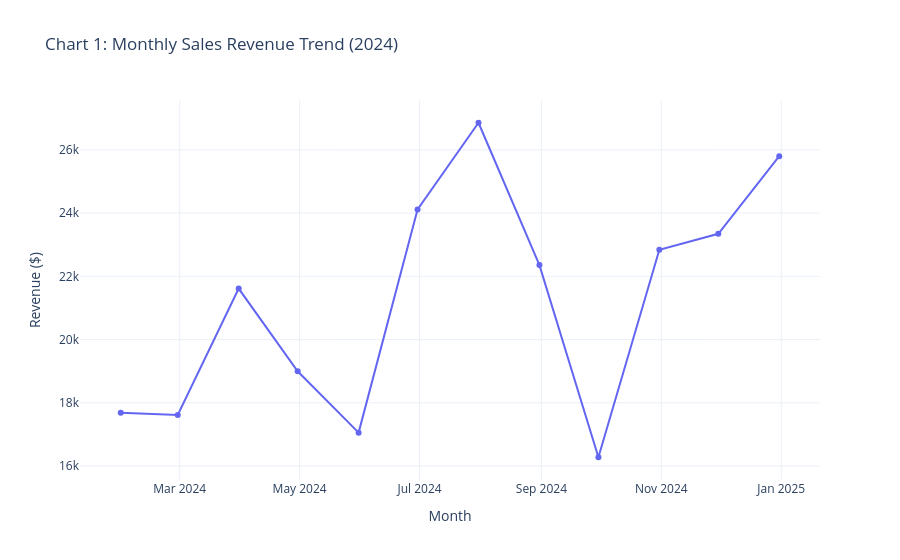

Write notebook code for a chart like this one.
### Markdown cell above
### 8. Six Meaningful Visualizations
We generate the six core interactive and statistical charts matching the Streamlit business intelligence dashboard:
1. **Chart 1:** Sales Trend Over Time (Monthly Revenue Velocity)
2. **Chart 2:** Top-Selling Products by Revenue and Units Sold
3. **Chart 3:** Category-Wise Sales and Order Volume Analysis
4. **Chart 4:** Regional Market & City-Wise Sales Performance
5. **Chart 5:** Payment Method & Digital Checkout Distribution
6. **Chart 6:** Fulfillment Health & Revenue at Risk from Cancellations

### Code cell
# Chart 1: Sales Trend Over Time (Monthly Revenue)
monthly_sales = df_clean.groupby(pd.Grouper(key='Date', freq='ME')).agg(
    Revenue=('Total_Amount', 'sum'),
    Orders=('Order_ID', 'nunique')
).reset_index()

fig1 = px.line(
    monthly_sales,
    x='Date',
    y='Revenue',
    markers=True,
    title='Chart 1: Monthly Sales Revenue Trend (2024)',
    labels={'Revenue': 'Revenue ($)', 'Date': 'Month'},
    color_discrete_sequence=['#6366f1']
)
fig1.update_layout(template='plotly_white')
fig1.show()

### Figure 1 — Plotly figure (JSON) as saved in the notebook; plotly's stock layout.template omitted (floating-point values rounded to 4 significant figures)
{"data": [{"hovertemplate": "Month=%{x}<br>Revenue ($)=%{y}<extra></extra>", "legendgroup": "", "line": {"color": "#6366f1", "dash": "solid"}, "marker": {"symbol": "circle"}, "mode": "lines+markers", "name": "", "orientation": "v", "showlegend": false, "type": "scatter", "x": ["2024-01-31T00:00:00.000000000", "2024-02-29T00:00:00.000000000", "2024-03-31T00:00:00.000000000", "2024-04-30T00:00:00.000000000", "2024-05-31T00:00:00.000000000", "2024-06-30T00:00:00.000000000", "2024-07-31T00:00:00.000000000", "2024-08-31T00:00:00.000000000", "2024-09-30T00:00:00.000000000", "2024-10-31T00:00:00.000000000", "2024-11-30T00:00:00.000000000", "2024-12-31T00:00:00.000000000"], "xaxis": "x", "y": [17680.0, 17620.0, 21610.0, 19000.0, 17060.0, 24120.0, 26860.0, 22360.0, 16280.0, 22840.0, 23350.0, 25800.0], "yaxis": "y"}], "layout": {"legend": {"tracegroupgap": 0}, "title": {"text": "Chart 1: Monthly Sales Revenue Trend (2024)"}, "xaxis": {"anchor": "y", "domain": [0.0, 1.0], "title": {"text": "Month"}}, "yaxis": {"anchor": "x", "domain": [0.0, 1.0], "title": {"text": "Revenue ($)"}}}}
